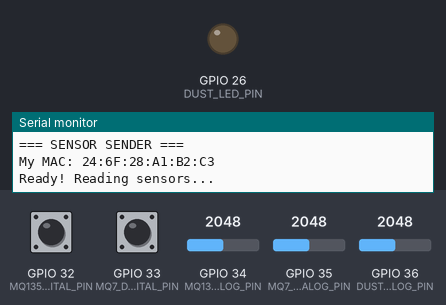
Bench run of a sketch on a simulated ESP32. Parts: output pins drawn as LEDs (lit = HIGH), the last lines printed to the serial monitor. The test bench sets the inputs (shaded band); at power-on: GPIO 34 (MQ135_ANALOG_PIN) = 2048, GPIO 35 (MQ7_ANALOG_PIN) = 2048, GPIO 36 (DUST_ANALOG_PIN) = 2048, GPIO 32 (MQ135_DIGITAL_PIN) HIGH, GPIO 33 (MQ7_DIGITAL_PIN) HIGH.

Above: at 1.7 s.
1.8 s: GPIO 34 (MQ135_ANALOG_PIN) set to 1058
At 2.4 s:
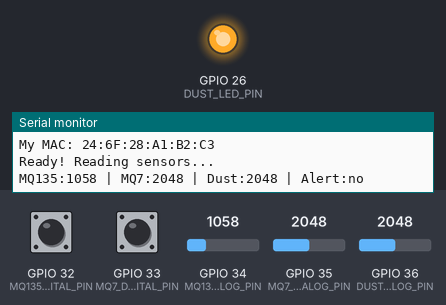
4.7 s: GPIO 34 (MQ135_ANALOG_PIN) set to 937
9.5 s: GPIO 35 (MQ7_ANALOG_PIN) set to 1033
12.4 s: GPIO 35 (MQ7_ANALOG_PIN) set to 959
17.5 s: GPIO 36 (DUST_ANALOG_PIN) set to 1061
20.4 s: GPIO 36 (DUST_ANALOG_PIN) set to 927
Timing chart, 0 to 23.4 s (numbered marks = the images above; inputs shaded):
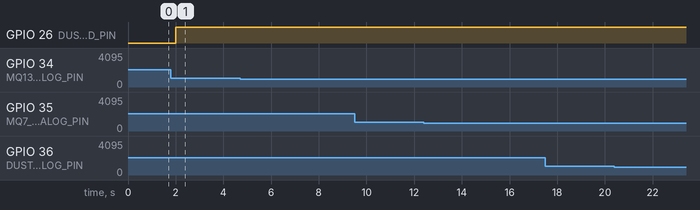

The sketch:

ESPSENDERQUINTEN.ino
```cpp
//CODE FIRST ESP -> the sender in the lamp!

/*
  ESP32 SENDER - Lamp Unit with Sensors
  Reads MQ-135, MQ-7, and GP2Y1010AU0F dust sensor
  Sends RAW values via ESP-NOW to ventilation controller

  Pin assignments can be changed:
  MQ-135 analog  -> GPIO 34
  MQ-135 digital -> GPIO 32 (optional, for potentiometer threshold)
  MQ-7 analog    -> GPIO 35
  MQ-7 digital   -> GPIO 33 (optional)
  Dust LED ctrl  -> GPIO 26
  Dust analog    -> GPIO 36
*/

#include <esp_now.h>
#include <WiFi.h>

// ===================== STEP 1: SET RECEIVER MAC =====================
// Run the receiver sketch first, check Serial Monitor for its MAC
// Then replace the line below with that MAC address
uint8_t RECEIVER_MAC[6] = {0x24, 0xEC, 0x4A, 0x10, 0x7D, 0x84};

// ===================== STEP 2: PINS =====================
#define MQ135_ANALOG_PIN   34
#define MQ135_DIGITAL_PIN  32
#define MQ7_ANALOG_PIN     35
#define MQ7_DIGITAL_PIN    33
#define DUST_LED_PIN       26
#define DUST_ANALOG_PIN    36
#define LED_PIN            27

// ===================== STEP 3: TIMING =====================
#define SAMPLE_INTERVAL_MS   2000   // Read sensors every 2 seconds
#define ALERT_REPEAT_MS      5000   // If alert, resend every 5 seconds

// ===================== DATA PACKET (what we send) =====================
// This struct must be IDENTICAL on receiver!
typedef struct SensorPacket {
  uint16_t mq135;      // Raw ADC value 0-4095
  uint16_t mq7;        // Raw ADC value 0-4095
  uint16_t dust;       // Raw ADC value 0-4095
  bool alert;          // True if any sensor is above threshold
} SensorPacket;

SensorPacket packet;

// ESP-NOW stuff
esp_now_peer_info_t peerInfo;
unsigned long lastSampleTime = 0;
unsigned long lastAlertTime  = 0;
bool wasAlert = false;  // Remember if we were in alert last time

// ===================== SETUP =====================
void setup() {
  Serial.begin(115200);
  delay(500);
  Serial.println("=== SENSOR SENDER ===");

  // Set pin modes
  pinMode(MQ135_ANALOG_PIN, INPUT);
  pinMode(MQ7_ANALOG_PIN, INPUT);
  pinMode(MQ135_DIGITAL_PIN, INPUT);
  pinMode(MQ7_DIGITAL_PIN, INPUT);
  pinMode(DUST_LED_PIN, OUTPUT);
  pinMode(DUST_ANALOG_PIN, INPUT);
  digitalWrite(DUST_LED_PIN, LOW);

  // Start WiFi in station mode (needed for ESP-NOW)
  WiFi.mode(WIFI_STA);
  Serial.print("My MAC: ");
  Serial.println(WiFi.macAddress());

  // Start ESP-NOW
  if (esp_now_init() != ESP_OK) {
    Serial.println("ESP-NOW failed!");
    while (true) { delay(1000); }
  }

  // Register callback (tells us if send worked or not)
  esp_now_register_send_cb(esp_now_send_cb_t(onDataSent));

  // Add the receiver as a "peer" (who we send to)
  memcpy(peerInfo.peer_addr, RECEIVER_MAC, 6);
  peerInfo.channel = 0;
  peerInfo.encrypt = false;

  if (esp_now_add_peer(&peerInfo) != ESP_OK) {
    Serial.println("Failed to add peer!");
    while (true) { delay(1000); }
  }

  Serial.println("Ready! Reading sensors...\n");
}


// ===================== ESP-NOW CALLBACK =====================
// Called after every send, tells us success or fail
void onDataSent(const uint8_t *mac_addr, esp_now_send_status_t status) {
  Serial.print("Send: ");
  Serial.println(status == ESP_NOW_SEND_SUCCESS ? "OK" : "FAIL");
}

// ===================== READ DUST SENSOR =====================
// The Sharp sensor needs a specific LED pulse to give accurate readings
uint16_t readDust() {
  digitalWrite(DUST_LED_PIN, LOW);     // Turn LED on
  delayMicroseconds(280);              // Wait 280 microseconds
  uint16_t value = analogRead(DUST_ANALOG_PIN);  // Read the value
  delayMicroseconds(40);               // Wait a bit more
  digitalWrite(DUST_LED_PIN, HIGH);    // Turn LED off
  delayMicroseconds(9680);             // Wait rest of 10ms cycle
  return value;
}

// ===================== MAIN LOOP =====================
void loop() {

  // Only read sensors every SAMPLE_INTERVAL_MS (2 seconds)
  if (millis() - lastSampleTime >= SAMPLE_INTERVAL_MS) {
    lastSampleTime = millis();

    // Read all three sensors (raw values, 0-4095)
    packet.mq135 = analogRead(MQ135_ANALOG_PIN);
    packet.mq7   = analogRead(MQ7_ANALOG_PIN);
    packet.dust  = readDust();

    // Check digital pins (if modules have the potentiometer set)
    // LOW usually means "threshold exceeded" on most MQ modules
    bool mq135_digital = (digitalRead(MQ135_DIGITAL_PIN) == LOW);
    bool mq7_digital   = (digitalRead(MQ7_DIGITAL_PIN) == LOW);

    // Alert if any digital pin says so
    packet.alert = mq135_digital || mq7_digital;

    // Print what we read (for debugging)
    Serial.printf("MQ135:%4d | MQ7:%4d | Dust:%4d | Alert:%s\n",
                  packet.mq135, packet.mq7, packet.dust,
                  packet.alert ? "YES" : "no");

    // Decide whether to send
    bool shouldSend = false;

    if (packet.alert) {
      // In alert mode: send immediately, then repeat every ALERT_REPEAT_MS
      if (millis() - lastAlertTime >= ALERT_REPEAT_MS) {
        shouldSend = true;
        lastAlertTime = millis();
      }
    } else {
      // Not in alert: send once when transitioning from alert to normal
      if (wasAlert) {
        shouldSend = true;
        lastAlertTime = 0;
      }
    }

    // Actually send the packet
    if (shouldSend) {
      esp_err_t result = esp_now_send(RECEIVER_MAC, (uint8_t *)&packet, sizeof(packet));
      Serial.println(result == ESP_OK ? "Sending..." : "Send error!");
    }

    wasAlert = packet.alert;  // Remember for next loop
  }
}


// ===================== LED CONTROL =====================
/*void updateLEDs() {
  uint32_t color;

  // Determine color based on highest sensor reading
  uint16_t highest = max(packet.mq135, max(packet.mq7, packet.dust));

  if (highest < 1000) {
    color = strip.Color(0, 255, 0);      // Green = clean
  } else if (highest < 2000) {
    color = strip.Color(255, 255, 0);    // Yellow = moderate
  } else {
    color = strip.Color(255, 0, 0);      // Red = bad
  }

  strip.fill(color);

}*/
```
